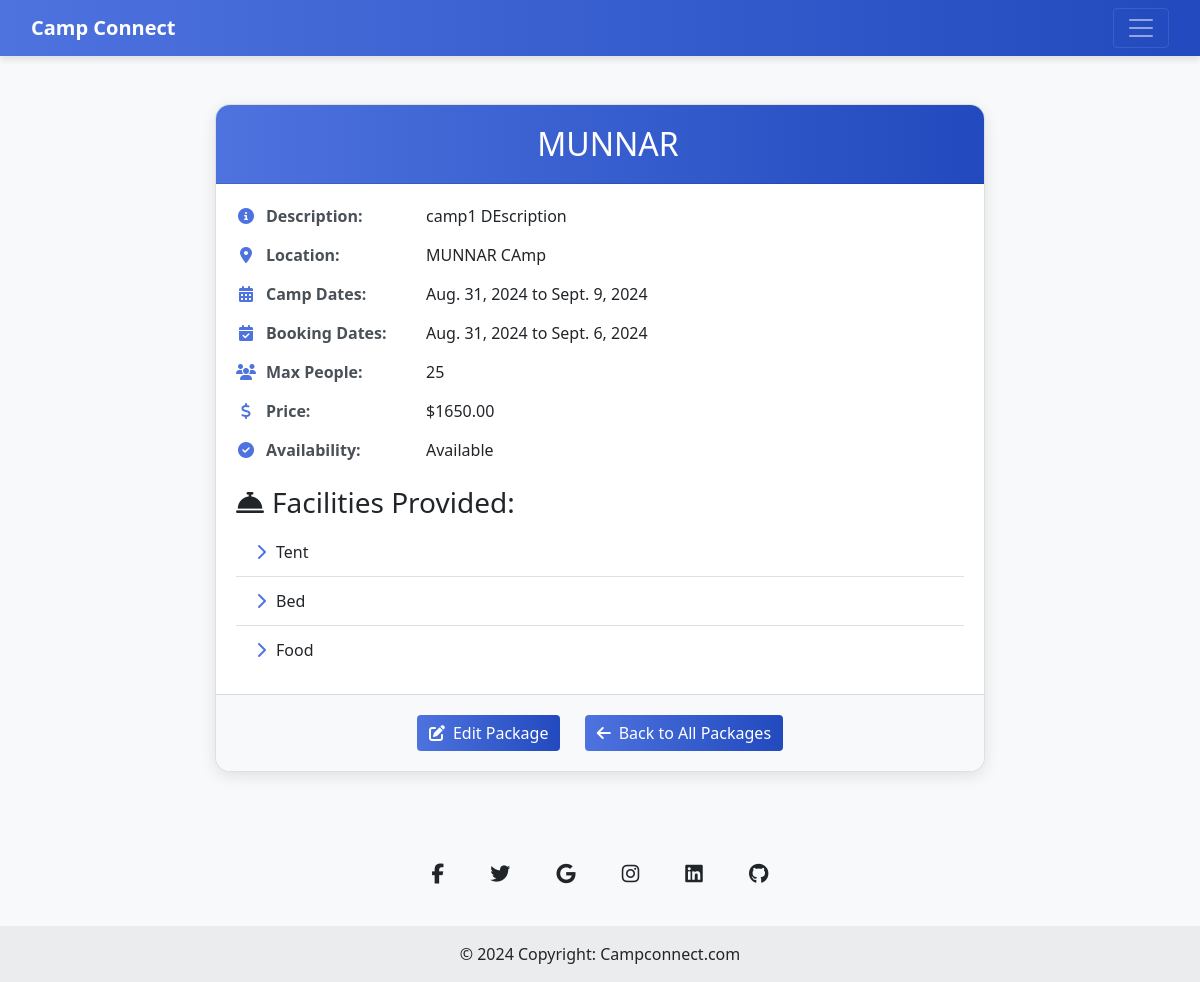
/Camp/package/7/, run on an earlier commit of the app's database.
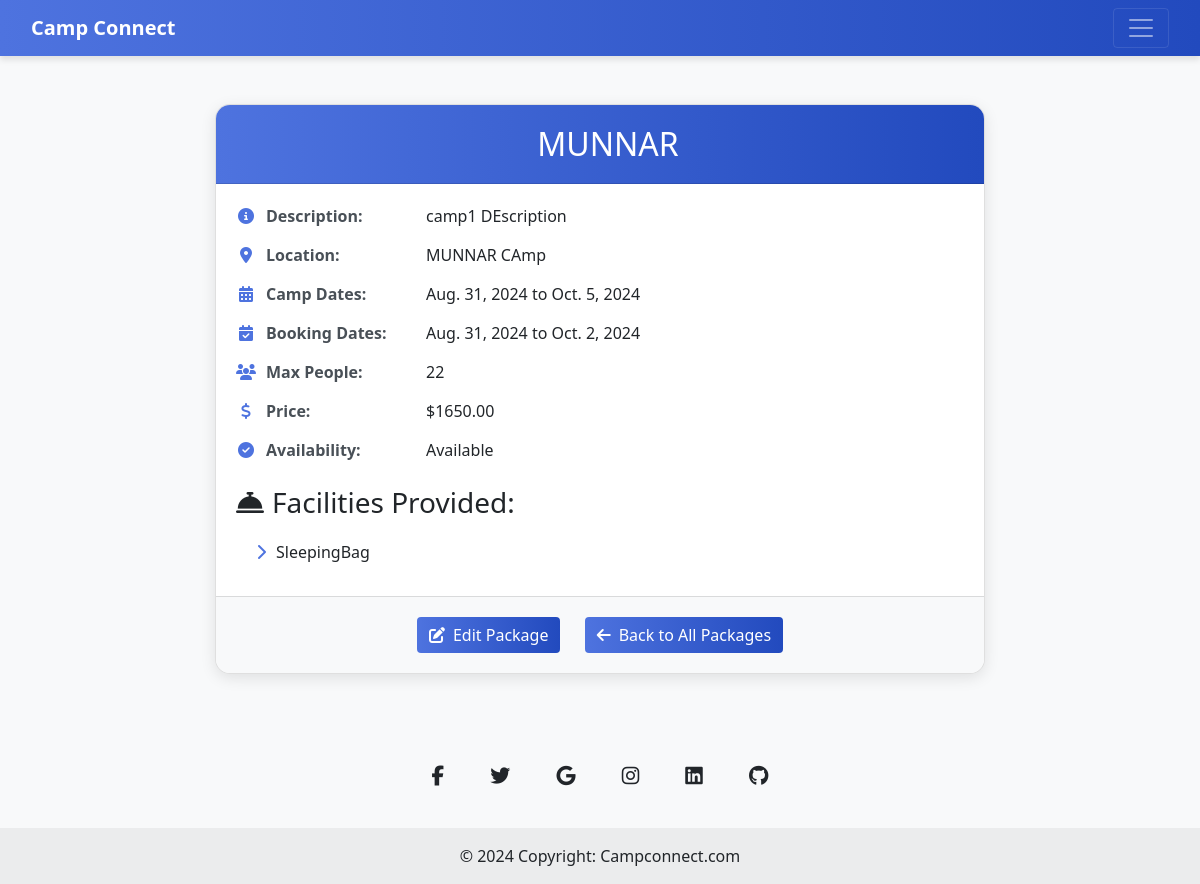
And on a later commit of the database.
### Camp/models.py (models this page shows)
class CampPackage(models.Model):
    camp = models.ForeignKey('Camp', on_delete=models.CASCADE, related_name='packages')
    package_name = models.CharField(max_length=100)
    description = models.TextField()
    location = models.TextField()
    camp_start_date = models.DateField(auto_now_add=True)
    camp_end_date = models.DateField()
    booking_start_date =models.DateField(auto_now_add=True)
    booking_end_date = models.DateField()
    max_people = models.PositiveIntegerField()
    facilities_provided = models.ManyToManyField('CampFacility', related_name='camp_packages', blank=True)
    price = models.DecimalField(max_digits=10, decimal_places=2)
    availability = models.BooleanField(default=True)
    images = models.ImageField(upload_to='package_images/', blank=True, null=True)

class CampFacility(models.Model):
    CAMP_ITEM_CHOICES = [
        ('Bed', 'Bed'),
        ('Tent', 'Tent'),
        ('Food', 'Food'),
        ('Stool', 'Stool'),
        ('SleepingBag', 'Sleeping Bag'),
        ('Lantern', 'Lantern'),
        ('CampFire', 'Camp Fire'),
        ('FirstAid', 'First Aid Kit'),
        ('CookingGear', 'Cooking Gear'),
        ('Water', 'Water Supply'),
    ]
    facility_name = models.CharField(max_length=100, choices=CAMP_ITEM_CHOICES)
    quantity_available = models.PositiveIntegerField(default=0)
    price_per_item = models.DecimalField(max_digits=10, decimal_places=2, default=0.00)
    description = models.TextField(blank=True, null=True)
    camp = models.ForeignKey('Camp', on_delete=models.CASCADE, related_name='facilities')

### Camp/views.py (the view)
# urls.py: path('package/<int:package_id>/', views.view_package, name='view_package'),
def view_package(request, package_id):
    package = get_object_or_404(CampPackage, id=package_id)
    return render(request, 'Camp/View_package.html', {'package': package})

### Camp/templates/Camp/View_package.html (shortened to what the changed rows need)
{% extends "Camp/base.html"%}
{% block navbar%}
<!DOCTYPE html>
<html lang="en">
<head>
    <link href="https://stackpath.bootstrapcdn.com/bootstrap/4.5.2/css/bootstrap.min.css" rel="stylesheet">
</head>
<body>
    <div class="container mt-5">
        <div class="card">
            <div class="card-header text-center">
                <h2>{{ package.package_name }}</h2>
            </div>
            <div class="card-body">
                <p>
                    <i class="fas fa-info-circle"></i>
                    <strong>Description:</strong>
                    {{ package.description }}
                </p>
                <p>
                    <i class="fas fa-map-marker-alt"></i>
                    <strong>Location:</strong>
                    {{ package.location }}
                </p>
                <p>
                    <i class="fas fa-calendar-alt"></i>
                    <strong>Camp Dates:</strong>
                    {{ package.camp_start_date }} to {{ package.camp_end_date }}
                </p>
                <p>
                    <i class="fas fa-calendar-check"></i>
                    <strong>Booking Dates:</strong>
                    {{ package.booking_start_date }} to {{ package.booking_end_date }}
                </p>
                <p>
                    <i class="fas fa-users"></i>
                    <strong>Max People:</strong>
                    {{ package.max_people }}
                </p>
                <p>
                    <i class="fas fa-dollar-sign"></i>
                    <strong>Price:</strong>
                    ${{ package.price }}
                </p>
                <p>
                    <i class="fas fa-check-circle"></i>
                    <strong>Availability:</strong>
                    {{ package.availability|yesno:"Available,Not Available" }}
                </p>
                <h3 class="mt-4"><i class="fas fa-concierge-bell mr-2"></i>Facilities Provided:</h3>
                <ul class="list-group list-group-flush">
                    {% for facility in package.facilities_provided.all %}
                        <li class="list-group-item">
                            <i class="fas fa-chevron-right"></i>
                            {{ facility.facility_name }}
                        </li>
                    {% endfor %}
                </ul>
            </div>
        </div>
    </div>
</body>
</html>
{% endblock navbar%}

What changed in the data, as far as the page shows it:
no longer on this page (row unchanged): CampFacility: facility_name "Tent"
no longer on this page (row unchanged): CampFacility: facility_name "Bed"
no longer on this page (row unchanged): CampFacility: facility_name "Food"
changed CampPackage "MUNNAR": camp_end_date "Sept. 9, 2024" → "Oct. 5, 2024"; booking_end_date "Sept. 6, 2024" → "Oct. 2, 2024"; max_people "25" → "22"
now on this page (row unchanged): CampFacility: facility_name "SleepingBag"
